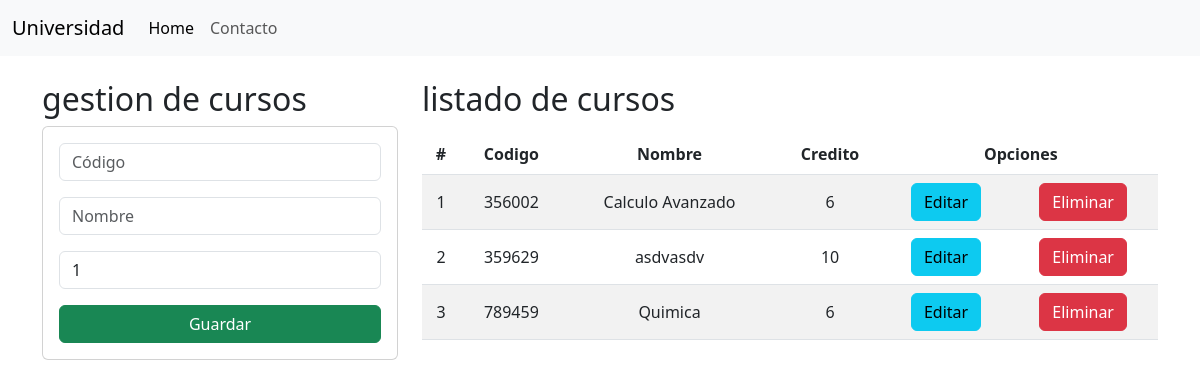
Before: / with the older database file.
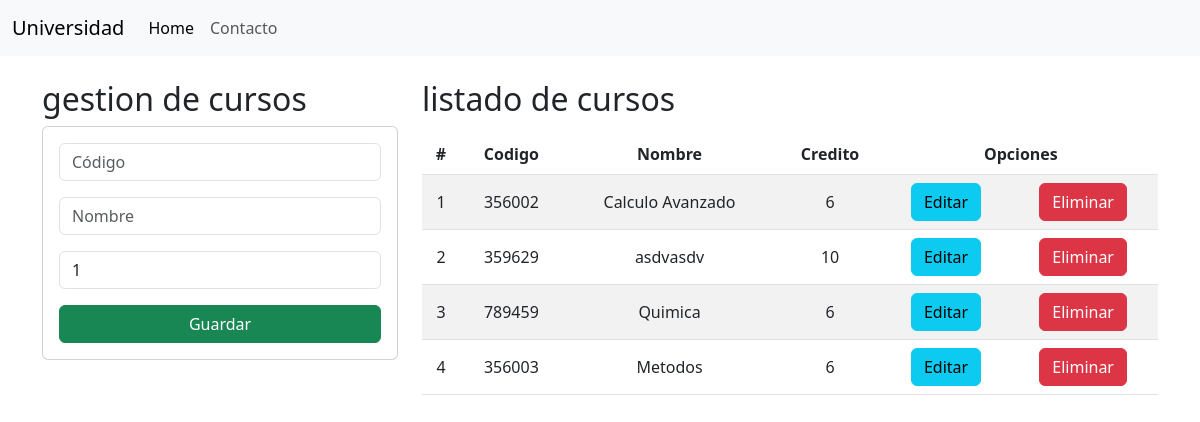
After: the same page with the newer database file.
### Academico/models.py (models this page shows, shortened)
class Curso(models.Model):
    codigo = models.CharField(primary_key=True, max_length=6)
    nombre = models.CharField(max_length=50)
    creditos = models.PositiveSmallIntegerField()

### Academico/views.py (the view)
# urls.py: path('', views.Home),
def Home(request):
    cursos = Curso.objects.all()
    return render(request, "gestion.html", {"cursos": cursos})

### Academico/templates/gestion.html (shortened to what this page needs)
{% extends "./base.html" %} {% block body %}
<div class="row py-4">
  <div class="col-sm-12 col-md-6 col-lg-4 col-xl-4">
    <h2>gestion de cursos</h2>
    <div class="card">
      <div class="card-body">
        <form action="/registrarCurso/" method="POST">
          <div class="form-group mb-3">
            <input
              type="text"
              id="txtCodigo"
              name="txtCodigo"
              class="form-control"
              placeholder="Código"
              minlength="6"
              maxlength="6"
              required
            />
          </div>
          <div class="form-group mb-3">
            <input
              type="text"
              id="txtNombre"
              name="txtNombre"
              class="form-control"
              placeholder="Nombre"
              maxlength="50"
              required
            />
          </div>
          <div class="form-group mb-3">
            <input
              type="text"
              id="numCreditos"
              name="numCreditos"
              class="form-control"
              min="1"
              max="9"
              value="1"
              required
            />
          </div>
          <div class="form-group">
            <div class="d-grid gap-2">
              <button type="submit" class="btn btn-success text-white">
                Guardar
              </button>
            </div>
          </div>
        </form>
      </div>
    </div>
  </div>
  <div class="col-sm-12 col-md-6 col-lg-8 col-xl-8">
    <h2>listado de cursos</h2>
    <div class="table-responsive py-2">
      <table class="table table-striped">
        <thead>
          <tr>
            <th>#</th>
            <th>Codigo</th>
            <th>Nombre</th>
            <th>Credito</th>
            <th colspan="2">Opciones</th>
          </tr>
        </thead>
        <tbody>
          {% for c in cursos %}
          <tr>
            <td>{{forloop.counter}}</td>
            <td>{{c.codigo}}</td>
            <td>{{c.nombre}}</td>
            <td>{{c.creditos}}</td>
            <td>
              <a href="editarCurso/{{c.codigo}}" class="btn btn-info">Editar</a>
            </td>
            <td>
              <a
                href="eliminarCurso/{{c.codigo}}"
                class="btn btn-danger btnEliminacion"
                >Eliminar</a
              >
            </td>
          </tr>
          {% endfor %}
        </tbody>
      </table>
    </div>
  </div>
</div>
{% endblock %}

### Academico/templates/base.html (shortened to what this page needs)
<!DOCTYPE html>
<html lang="en">
  <head>
    {% load static %}
    <link
      href="https://cdn.jsdelivr.net/npm/bootstrap@5.3.0-alpha1/dist/css/bootstrap.min.css"
      rel="stylesheet"
    />
    <link rel="stylesheet" href="{% static 'css/gestion.css' %}" />
  </head>
  <body>
    <nav class="navbar navbar-expand-lg bg-body-tertiary">
      <div class="container-fluid">
        <a class="navbar-brand" href="#">Universidad</a>
        <div class="collapse navbar-collapse" id="navbarNav">
          <ul class="navbar-nav">
            <li class="nav-item">
              <a class="nav-link active" aria-current="page" href="#">Home</a>
            </li>
            <li class="nav-item">
              <a class="nav-link" href="#">Contacto</a>
            </li>
          </ul>
        </div>
      </div>
    </nav>
    <div class="container">{% block body %} {% endblock %}</div>
  </body>
</html>

### Academico/static/css/gestion.css (style rules this page uses)
th, td { text-align: center; vertical-align: middle; }

Changed rows visible on the page:
added Curso: codigo "356003", nombre "Metodos", creditos "6"
